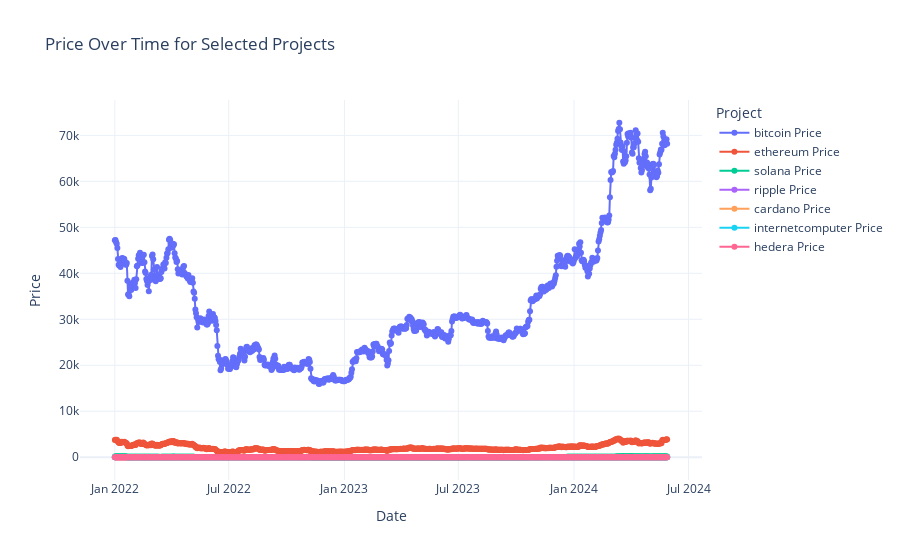

The notebook cell this image was saved under:
### Code cell
plot_price(time_series_data)

### Figure 1 — Plotly figure (JSON) as saved in the notebook; plotly's stock layout.template omitted (floating-point values rounded to 4 significant figures; data arrays with more than 128 entries replaced by an {"elided": "..."} marker saying what was removed)
{"data": [{"mode": "lines+markers", "name": "bitcoin Price", "type": "scatter", "x": {"elided": "879 str values"}, "y": {"elided": "879 float values"}}, {"mode": "lines+markers", "name": "ethereum Price", "type": "scatter", "x": {"elided": "879 str values"}, "y": {"elided": "879 float values"}}, {"mode": "lines+markers", "name": "solana Price", "type": "scatter", "x": {"elided": "879 str values"}, "y": {"elided": "879 float values"}}, {"mode": "lines+markers", "name": "ripple Price", "type": "scatter", "x": {"elided": "879 str values"}, "y": {"elided": "879 float values"}}, {"mode": "lines+markers", "name": "cardano Price", "type": "scatter", "x": {"elided": "879 str values"}, "y": {"elided": "879 float values"}}, {"mode": "lines+markers", "name": "internetcomputer Price", "type": "scatter", "x": {"elided": "879 str values"}, "y": {"elided": "879 float values"}}, {"mode": "lines+markers", "name": "hedera Price", "type": "scatter", "x": {"elided": "879 str values"}, "y": {"elided": "879 float values"}}], "layout": {"legend": {"title": {"text": "Project"}}, "title": {"text": "Price Over Time for Selected Projects"}, "xaxis": {"title": {"text": "Date"}}, "yaxis": {"title": {"text": "Price"}}}}
